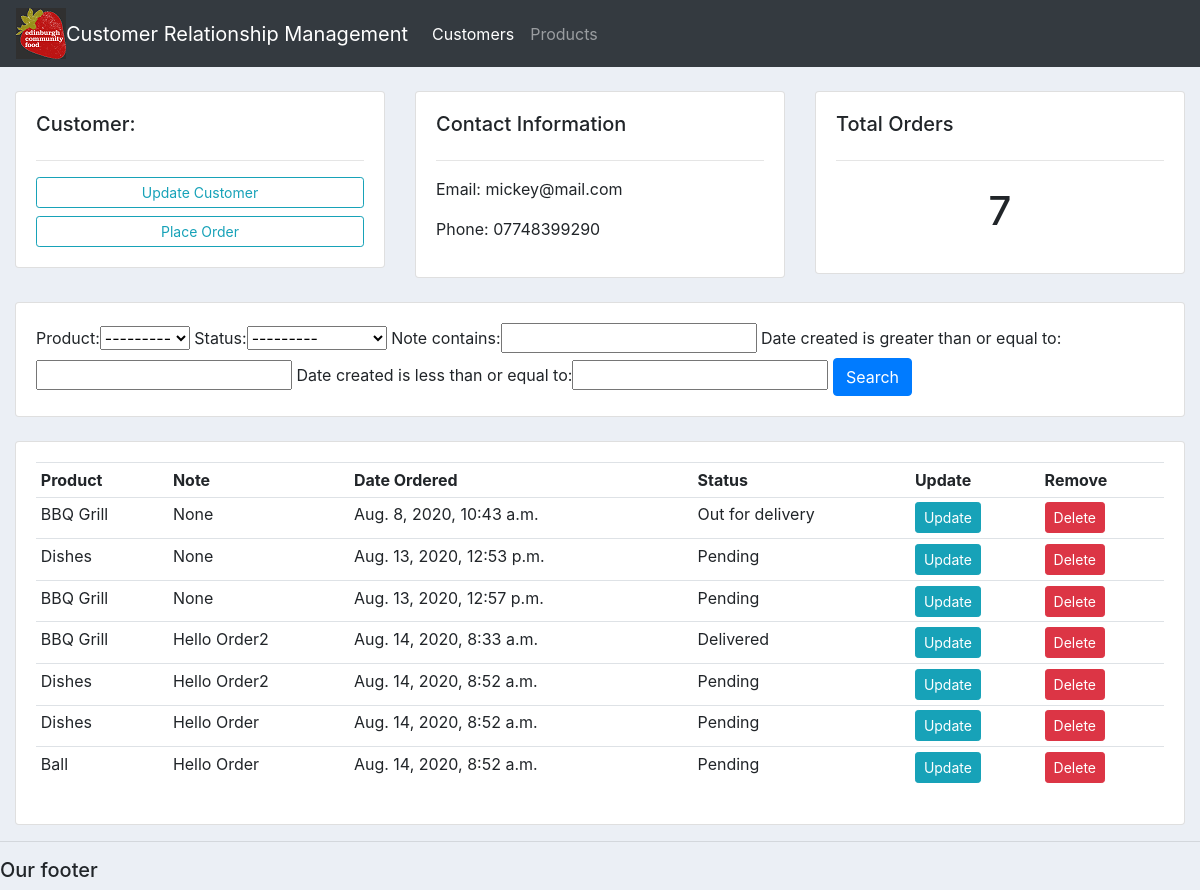
Screenshot of /customer/1 with the database file from the repository.
### accounts/models.py (models this page shows, shortened)
class Customer(models.Model):
        name = models.CharField(max_length=200, null=True)
        phone = models.CharField(max_length=200, null=True)
        email = models.CharField(max_length=200, null=True)
        date_created = models.DateTimeField(auto_now_add=True, null=True)

class Order(models.Model):
        STATUS = (
                ('Pending', 'Pending'),
                ('Out for delivery', 'Out for delivery'),
                ('Delivered', 'Delivered'),
                )
        customer = models.ForeignKey(Customer, null=True, on_delete=models.SET_NULL)
        product = models.ForeignKey(Product, null=True, on_delete=models.SET_NULL)
        date_created = models.DateTimeField(auto_now_add=True, null=True)
        status = models.CharField(max_length=200, null=True, choices=STATUS)
        note = models.CharField(max_length=1000, null=True)

class Product(models.Model):
        CATEGORY = (
                ('Indoor', 'Indoor'),
                ('Out Door', 'Out Door'),
                )
        name = models.CharField(max_length=200, null=True)
        price = models.FloatField(null=True)
        category = models.CharField(max_length=200, null=True, choices=CATEGORY)
        description = models.CharField(max_length=200, null=True, blank=True)
        date_created = models.DateTimeField(auto_now_add=True, null=True)
        tags = models.ManyToManyField(Tag)
        def __str__(self):
	        return self.name

### accounts/views.py (the view)
# urls.py: path('customer/<str:pk>', views.customer, name='customer'),
def customer(request, pk):
    customer = Customer.objects.get(id=pk)
    orders = customer.order_set.all()
    order_count = orders.count()
    myFilter = OrderFilter(request.GET, queryset=orders)
    orders = myFilter.qs
    context = {'customer':customer, 'orders': orders, 'order_count': order_count, 'myFilter': myFilter}
    return render(request, 'accounts/customer.html', context)

### accounts/templates/accounts/customer.html
{%  extends 'accounts/main.html' %}
{% block content %}
	<br>
<div class="row">
	<div class="col-md">
		<div class="card card-body">
			<h5>Customer:</h5>
			<hr>
			<a class="btn btn-outline-info  btn-sm btn-block" href="">Update Customer</a>
			<a class="btn btn-outline-info  btn-sm btn-block" href="{% url 'create_order' customer.id %}">Place Order</a>
		</div>
	</div>
	<div class="col-md">
		<div class="card card-body">
			<h5>Contact Information</h5>
			<hr>
			<p>Email: {{customer.email}} </p>
			<p>Phone: {{customer.phone}} </p>
		</div>
	</div>
	<div class="col-md">
		<div class="card card-body">
			<h5>Total Orders</h5>
			<hr>
			<h1 style="text-align: center;padding: 10px">{{ order_count }}</h1>
		</div>
	</div>
</div>
<br>
<div class="row">
	<div class="col-md">
		<div class="card card-body">
			<form method="get">
				{{ myFilter.form }}
		    <button class="btn btn-primary" type="submit">Search</button>
		  </form>
		</div>
	</div>
</div>
<br>
<div class="row">
	<div class="col-md">
		<div class="card card-body">
			<table class="table table-sm">
				<tr>
					<th>Product</th>
					<th>Note</th>
					<th>Date Ordered</th>
					<th>Status</th>
					<th>Update</th>
					<th>Remove</th>
				</tr>
				{% for order in orders %}
				<tr>
					<td>{{order.product}}</td>
					<td>{{order.note}}</td>
					<td>{{order.date_created}}</td>
					<td>{{order.status}}</td>
					<td><a class="btn btn-sm btn-info" href="{% url 'update_order' order.id %}">Update</a></td>
					<td><a class="btn btn-sm btn-danger" href="{% url 'delete_order' order.id %}">Delete</a></td>
				</tr>
				{% endfor %}
			</table>
		</div>
	</div>
</div>
{% endblock %}

### static/css/main.css (style rules this page uses)
body { background-color: #ebeff5; }

### rows the page displays
Customer: email "mickey@mail.com", phone "07748399290"
Order: product "BBQ Grill", note "None", date_created "Aug. 8, 2020, 10:43 a.m.", status "Out for delivery"
Order: product "Dishes", note "None", date_created "Aug. 13, 2020, 12:53 p.m.", status "Pending"
Order: product "BBQ Grill", note "None", date_created "Aug. 13, 2020, 12:57 p.m.", status "Pending"
Order: product "BBQ Grill", note "Hello Order2", date_created "Aug. 14, 2020, 8:33 a.m.", status "Delivered"
Order: product "Dishes", note "Hello Order2", date_created "Aug. 14, 2020, 8:52 a.m.", status "Pending"
Order: product "Dishes", note "Hello Order", date_created "Aug. 14, 2020, 8:52 a.m.", status "Pending"
Order: product "Ball", note "Hello Order", date_created "Aug. 14, 2020, 8:52 a.m.", status "Pending"

### other values shown
{{ order_count }} "7"
